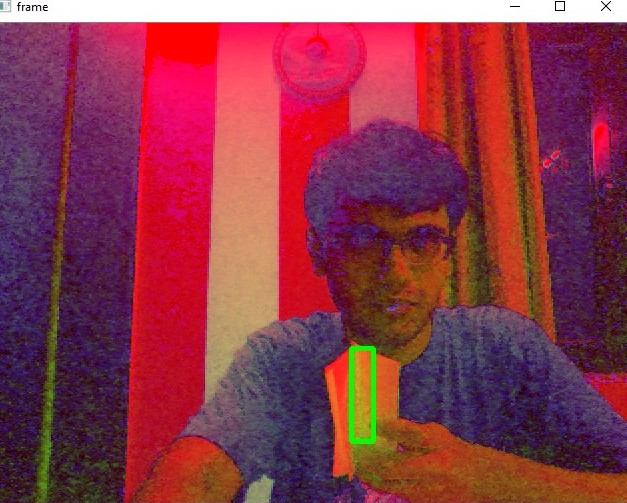
#> input picture Blob_yellow.jpg, 627 x 503 px, given in place of the camera
$ python blob.py   (older library calls are emulated)
#> lines starting #> are read from the running program, lines starting #| are printed output that depends on the picture; after the words box and inside, x2 and y2 are one past the last pixel; in counts of white or black regions, pixels touching at a corner belong together
# -*- coding: utf-8 -*-
"""
Created on Wed Jul  4 16:59:49 2018

@author: Pc

"""

import cv2
# init webcam
cam = cv2.VideoCapture(0)
# define color ranges
lower_yellow = (18, 100, 210)
upper_yellow = (40, 245, 245)
# show webcam stream
while cam.isOpened():
    # read frame from cam
    ret, frame = cam.read()
#> frame is the input picture: shape (503, 627, 3); mean B, G, R 73.6, 55.2, 139.2
    # convert frame to HSV
    frame = cv2.cvtColor(frame, cv2.COLOR_BGR2HSV)
#> frame: shape (503, 627, 3); mean H, S, V 110.9, 170.3, 143.6
    # filter for color ranges
    mask = cv2.inRange(frame, lower_yellow, upper_yellow)
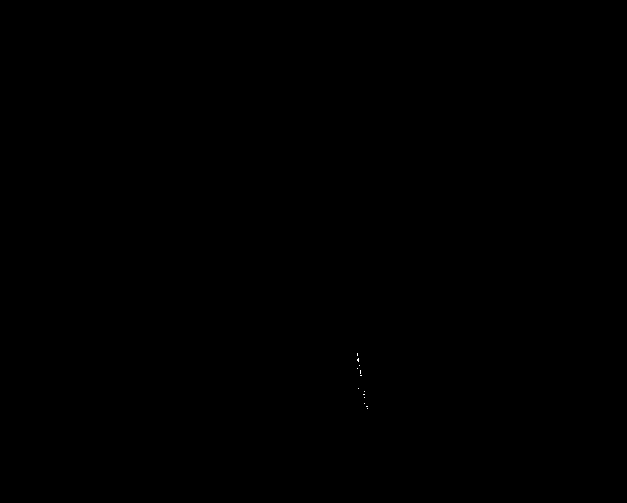
#> mask: shape (503, 627); 0.01% white in thin lines or dots, all inside (x1, y1, x2, y2) = (357, 353, 368, 409)
    # find contours on mask of "yellow-sheet" pixels
    _, contours, _ = cv2.findContours(mask, cv2.RETR_EXTERNAL,
                                      cv2.CHAIN_APPROX_SIMPLE)
#> contours = 13 contours, all with area under 20

    # now find the largest contour, this is most likely the sheet
    # for this we use the area of the contour
    if len(contours) > 0:
        sheet = max(contours, key=cv2.contourArea)
#> sheet = [[358, 358], [357, 359], [357, 360], [358, 361]]
        # draw bounding box around tennis ball
        x, y, w, h = cv2.boundingRect(sheet)
#> x = 357; y = 358; w = 2; h = 4
        cv2.rectangle(frame, (x, y), (x+w, y+h), (0, 255, 0), thickness=3)
#> frame: shape (503, 627, 3); mean H, S, V 110.9, 170.3, 143.5
    # show frame
    cv2.imshow("frame", frame)
    # wait for key
    key = cv2.waitKey(1) & 0xff
#> (key Esc is pressed here)
    # if ESC, exit
    if key == 27:
        break
